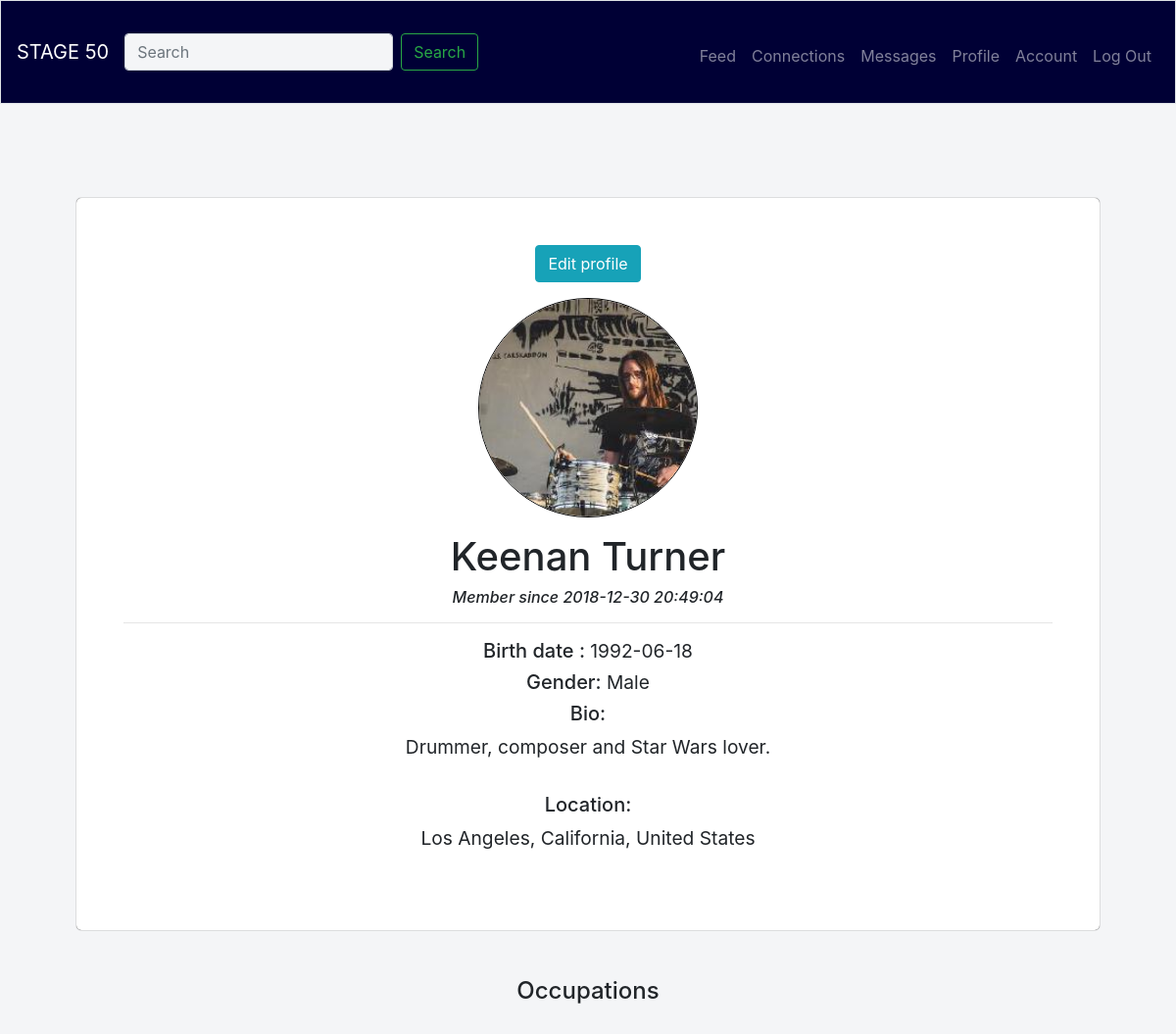
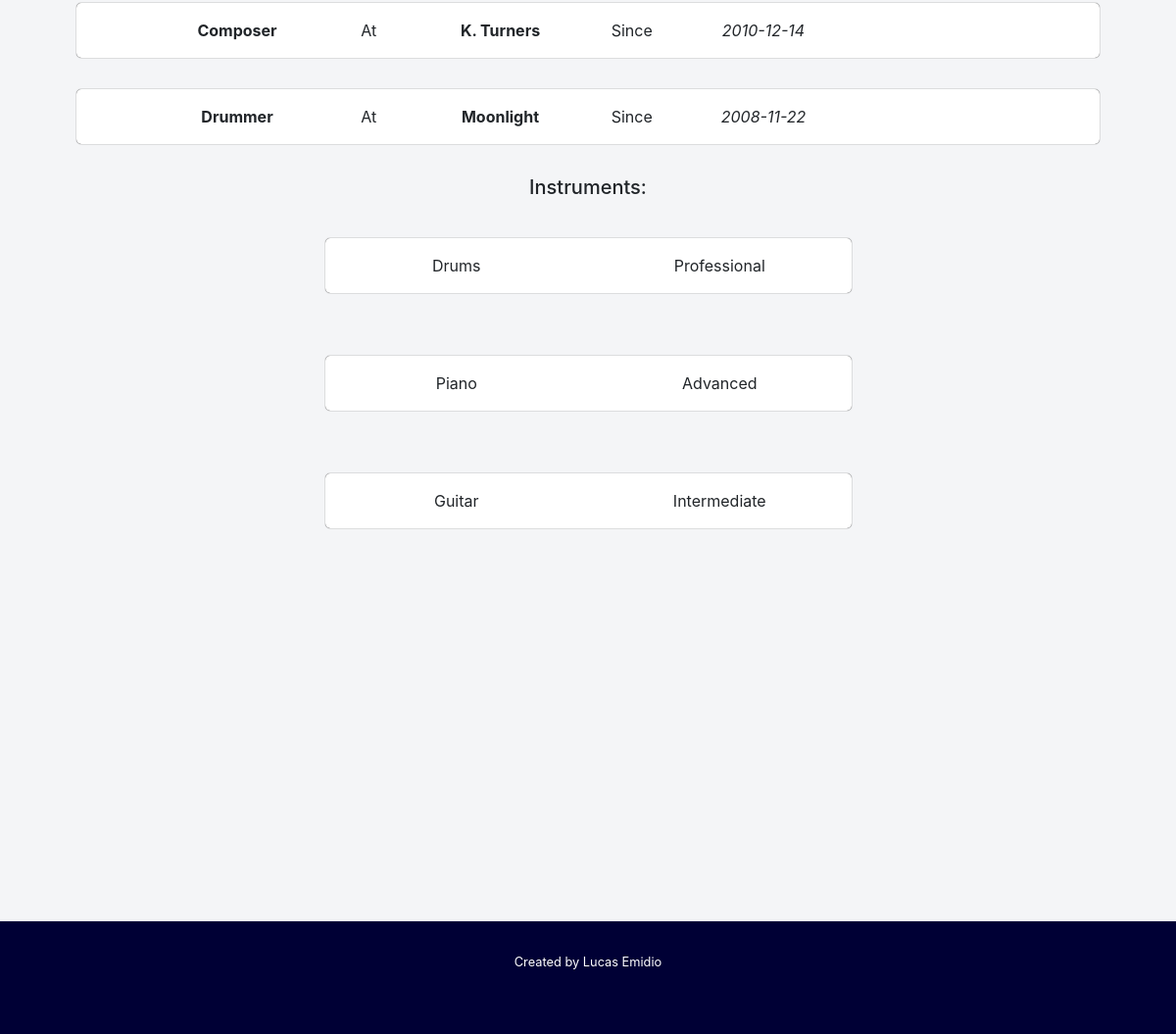
/profile/11 (signed in), run on the app's committed database (2 pictures, top to bottom).
### tables this page shows
CREATE TABLE 'profiles' (
    'id' integer PRIMARY KEY NOT NULL REFERENCES users(id),
    'picture' text NOT NULL DEFAULT 'default.jpg',
    'gender' varchar(100),
    'birth' date,
    'bio' text,
    'updated_at' datetime NOT NULL
);

CREATE TABLE 'users' (
    'id' integer PRIMARY KEY AUTOINCREMENT NOT NULL,
    'first' varchar(100) NOT NULL,
    'last' varchar(100) NOT NULL,
    'email' varchar(100) NOT NULL UNIQUE,
    'hash' text NOT NULL,
    'created_at' datetime NOT NULL
);

CREATE TABLE 'locations' (
    'id' integer PRIMARY KEY NOT NULL REFERENCES users(id),
    'geoname_id' integer NOT NULL,
    'full_name' text NOT NULL,
    'country' varchar(100) NOT NULL,
    'country_isoalpha2' varchar(2),
    'country_isoalpha3' varchar(3),
    'admin1' varchar(100) NOT NULL,
    'admin1_code' varchar(2),
    'city' varchar(100) NOT NULL,
    'latitude' real,
    'longitude' real
);

CREATE TABLE 'occupations' (
    'id' integer PRIMARY KEY NOT NULL,
    'user_id' integer NOT NULL REFERENCES users(id),'role' varchar(100) NOT NULL,
    'entity' varchar(100),
    'start' date,
    'end' date
);

CREATE TABLE 'instruments' (
    'id' integer PRIMARY KEY AUTOINCREMENT NOT NULL,
    'user_id' integer NOT NULL REFERENCES users(id),
    'instrument' varchar(100) NOT NULL,
    'proficiency_id' integer NOT NULL REFERENCES proficiency(id) DEFAULT 0
);

CREATE TABLE 'proficiency' (
    'id' integer PRIMARY KEY NOT NULL,
    'level' varchar(100) UNIQUE NOT NULL
);

### application.py (the view)
@app.route("/profile/<userid>")
@login_required
def profile(userid):
    user = get_user_profile(conn, userid)
    connection = get_connection(conn, session["user_id"], int(userid))
    location = get_location(conn, userid)
    occupations = get_all_occupations(conn, userid)
    instruments = get_all_instruments(conn, userid)
    pages = get_all_pages(conn, userid)
    return render_template("profile.html", user=user, connection=connection, location=location, occupations=occupations, instruments=instruments, pages=pages)

### application.py (called while the page is built)
@app.after_request
def after_request(response):
    response.headers["Cache-Control"] = "no-cache, no-store, must-revalidate"
    response.headers["Expires"] = 0
    response.headers["Pragma"] = "no-cache"
    return response

### helpers.py (called while the page is built, shortened)
def login_required(f):
    @wraps(f)
    def decorated_function(*args, **kwargs):
        if session.get("user_id") is None:
            return redirect("/login")
        return f(*args, **kwargs)
    return decorated_function

def get_user_profile(conn, userid):
    cursor = conn.execute("""SELECT users.*, profiles.*
                        FROM users
                        JOIN profiles ON users.id = profiles.id
                        WHERE users.id=?""",
                        (userid,))
    row = cursor.fetchone()
    if row is None:
        flash("Failed to load requested profile.", "danger")
        return redirect("/feed")
    user = {}
    user["id"] = row[0]
    user["first"] = row[1]
    user["last"] = row[2]
    user["email"] = row[3]
    user["hash"] = row[4]
    user["created_at"] = row[5]
    user["picture"] = get_picture_path(row[7])
    user["gender"] = row[8]
    user["birth"] = row[9]
    user["bio"] = row[10]
    user["updated_at"] = row[11]
    return user

def get_picture_path(picture_name):
    picture_path = os.path.join('static/profile_pics', picture_name)
    return picture_path

def get_connection(conn, userid, other_userid):
    cursor = conn.execute("""SELECT *
                             FROM connections
                             WHERE
                                (sender_id = :userid AND receiver_id = :other_userid)
                                OR
                                (sender_id = :other_userid AND receiver_id = :userid)""",
                                {"userid": userid, "other_userid": other_userid})
    row = cursor.fetchone()
    if row is None:
        return row

def get_all_pages(conn, userid):
    cursor = conn.execute("""SELECT pages.*, platforms.platform
                        FROM pages
                        JOIN platforms ON pages.platform_id = platforms.id
                        WHERE pages.user_id=:userid""",
                        {"userid": userid})
    rows = cursor.fetchall()
    if rows is None:
        return []
    pages = []
    return pages

### templates/profile.html (shortened to what this page needs)
{% extends "layout.html" %}
{% block styles %}
    {{ super() }}
{% endblock %}
{% block navbar %}
    {{ super() }}
{% endblock %}
{% block main %}
    <section id="personal-info" class="form">
        {% if session.user_id == user.id %}
        <div>
            <a class="btn btn-info" href="/profile/{{ session.user_id }}/edit">Edit profile</a>
        </div>
        {% endif %}
        <div class="profile-pic">
            <img class="round-big-pic" src="/{{ user.picture }}" alt="{{ user.first }} {{ user.last }}"/>
        </div>
        <div>
            <h1>{{ user.first }} {{ user.last }}</h1>
        </div>
        <div>
            <h6><em>Member since {{ user.created_at }}</em></h6>
        </div>
        <hr/>
        {% if user.birth %}
        <div>
            <h5>Birth date : <span class="user-data">{{ user.birth }}</span></h5>
        </div>
        {% endif %}
        {% if user.gender %}
        <div>
            <h5>Gender: <span class="user-data">{{ user.gender }}</span></h5>
        </div>
        {% endif %}
        {% if user.bio != (None and "") %}
        <div>
            <h5>Bio:</h5>
            <p class="user-data">
                {{ user.bio }}
            </p>
        </div>
        {% endif %}
        {% if location %}
        <div class="profile-section">
            <h5>Location:</h5>
            <p class="user-data">{{ location.full_name }}</p>
        </div>
        {% endif %}
    </section>
    {% if occupations %}
    <section id="occupations">
        <h4>Occupations</h4>
        {% for occupation in occupations %}
        <div class="occupation">
            <div class="occupation-data row">
                <div class="col-md-1"></div>
                <div class="col-md-2">
                    <div class="occupation-field">{{ occupation.role }}</div>
                </div>
                <div class="col-md-1">
                    <div>At</div>
                </div>
                <div class="col-md-2">
                    <div class="occupation-field">{{ occupation.entity }}</div>
                </div>
                {% if occupation.start %}
                    {% if occupation.end %}
                    <div class="col-md-1">
                        <div>From</div>
                    </div>
                    <div class="col-md-2">
                        <em>{{ occupation.start }}</em>
                    </div>
                    <div class="col-md-1">
                        <div>Until</div>
                    </div>
                    <div class="col-md-2">
                        <em>{{ occupation.end }}</em>
                    </div>
                    {% else %}
                    <div class="col-md-1">
                        <div>Since</div>
                    </div>
                    <div class="col-md-2">
                        <em>{{ occupation.start }}</em>
                    </div>
                    {% endif %}
                {% endif %}
            </div>
        </div>
        {% endfor %}
    </section>
    {% endif %}
    {% if instruments %}
    <section id="instruments">
        <div class="profile-section">
            <h5>Instruments: </h5>
            <div>
                {% for instrument in instruments %}
                <div>
                    <div class="row">
                        <div class="col-md-3"></div>
                        <div class="instrument col-md-6">
                            <div class="row">
                                <div class="instrument-data col-md-6">
                                {{ instrument.instrument }}
                                </div>
                                {% if instrument.proficiency_id %}
                                <div class="instrument-data col-md-6">
                                    {{ instrument.proficiency }}
                                </div>
                                {% endif %}
                            </div>
                        </div>
                        <div class="col-md-3"></div>
                    </div>
                </div>
                {% endfor %}
            </div>
        </div>
        {% endif %}
    </section>
{% endblock %}

### static/styles.css (style rules this page uses)
html, body { height: 100%; width: 100%; min-height: 100%; background-color: #f4f5f7; }
.user-data { font-weight: normal; font-size: 1.2rem; }
.profile-pic { margin: 1rem auto; }
.profile-section { margin: 2rem auto; }
.occupation, .instrument, .page { margin: 2rem auto; padding-top: 1rem; padding-bottom: 1rem; background-color: #fff; box-shadow: 0 0 1px black; border-radius: 5px; }
.occupation-data { align-items: center; }
.occupation-field { font-weight: 700; }
.round-big-pic, .round-medium-pic, .round-small-pic { overflow: hidden; border: 1px solid black; border-radius: 50%; }
.round-big-pic { height: 14rem; width: 14rem; }
.form { margin: 0 auto 3rem; }
.form, .user-auth-form, .post-form { padding: 3rem; background-color: #fff; box-shadow: 0 0 1px black; border-radius: 5px; }

### data on the page
profiles: picture (picture), birth "1992-06-18", gender "Male", bio "Drummer, composer and Star Wars lover."
users: first "Keenan", last "Turner", created_at "2018-12-30 20:49:04"
locations: full_name "Los Angeles, California, United States"
occupations: role "Composer", entity "K. Turners", start "2010-12-14"
occupations: role "Drummer", entity "Moonlight", start "2008-11-22"
instruments: instrument "Drums", proficiency "Professional"
instruments: instrument "Piano", proficiency "Advanced"
instruments: instrument "Guitar", proficiency "Intermediate"
